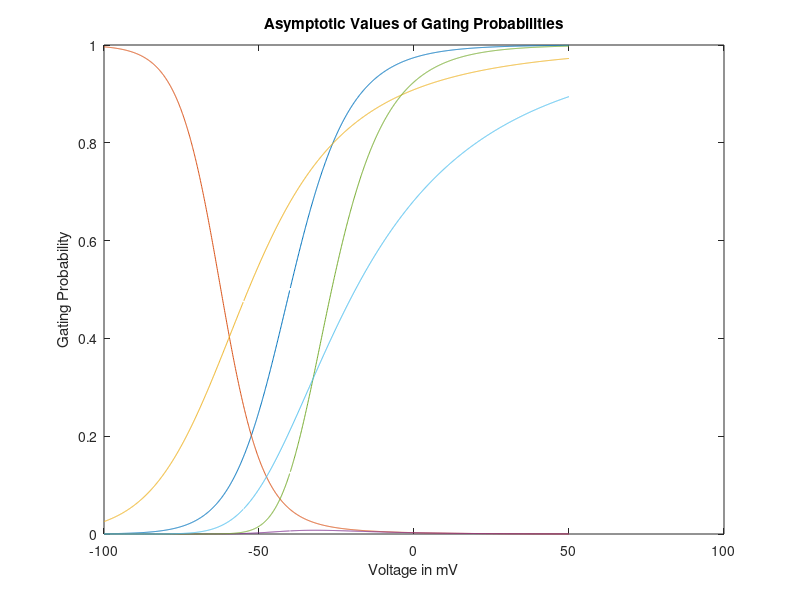

Reproduce this figure in MATLAB. (Note: this script raises an error after producing the figure.)
% The equations below are from the Hodgkin-Huxley model (note that the paramaters
% are such that the units for membrane voltage are millivolts (mV)).

v=[-100:.1:50]';                            % make a column vector for v=v_mem
a_m  = -0.1*(40+v)./(exp(-(40+v)/10)-1);    % a & b are intermediate variables
b_m  = 4*exp(-(v+65)/18);
m_inf = a_m./(a_m+b_m);  % m_inf = "m-infinity" = the asymptotic value of m

m_inf_3 = m_inf.^3

a_h  = 0.07*exp(-(v+65)/20);
b_h  = 1./(exp(-(35+v)/10)+1);
h_inf = a_h./(a_h+b_h);% h_inf = "h-infinity" = the asymptotic value of h

m3_h_inf = (m_inf.^3).*h_inf;

a_n  = -0.01*(55+v)./(exp(-(55+v)/10)-1);
b_n  = 0.125*exp(-(v+65)/80);
n_inf = a_n./(a_n+b_n);% n_inf = "n-infinity" = the asymptotic value of n

n_inf_4 = n_inf.^4;


figure; plot(v,[m_inf,h_inf,n_inf, m3_h_inf, m_inf_3, n_inf_4])         % be sure to add axis labels & a legend to this plot as well as the traces for m^3, m^3*h, & n^4

title('Asymptotic Values of Gating Probabilities');
xlabel('Voltage in mV')
ylabel('Gating Probability')

%----------------------------  Problems 2 & 3  ----------------------------

% make sure that you look at y.a, y.b, etc, that are displayed in the MATLAB command window when this code
% is run, as this text display shows the solutions to the differential equations we're defining below.

% 1-step reaction kinetics
y = dsolve('Da = -k*a', 'a(0) = 1', 'Db = k*a', 'b(0) = 0', 't');
disp('kinetics for 1-step rxn:'); disp(y.a); disp(y.b);
k=2; t=[0:.001:4]';
figure;
subplot(2,1,1); plot(t,1./exp(k*t));
subplot(2,1,2); plot(t,1 - 1./exp(k*t));
ylabel_list = {'a(t)','b(t)'};
for k=1:2, subplot(2,1,k); xlabel('Time'); ylabel(ylabel_list{k}); ylim([0 1]); end
subplot(2,1,1); title('Reactions kinetics for a --> b')

% 2-step reaction kinetics
y = dsolve('Da = -k*a', 'a(0) = 1', 'Db = k*a-k*b', 'b(0) = 0','Dc = k*b', 'c(0)=0','t');
disp('kinetics for 2-step rxn:'); disp(y.a); disp(y.b); disp(y.c)
k=2; t=[0:.001:4]';
figure;
subplot(3,1,1); plot(t,1./exp(k*t));
subplot(3,1,2); plot(t,(k*t)./exp(k*t));
subplot(3,1,3); plot(t,1 - (k*t)./exp(k*t) - 1./exp(k*t));
ylabel_list = {'a(t)','b(t)','c(t)'};
for k=1:3, subplot(3,1,k); xlabel('Time'); ylabel(ylabel_list{k}); ylim([0 1]); end
subplot(3,1,1); title('Reactions kinetics for a --> b --> c')


% Part 2d)

% plotting Response Time vs Steps
N = [1:5];
response_time = [0.5, 1, 1.4, 1.7, 2];

figure;
plot(N, response_time,'*');
title('Response Time vs. Steps')
xlabel('Steps')
ylabel('Response Time (s)')


%------------ Problem 3 -------------------

% plotting Response Time vs Steps
N = [1:5];
response_time = [0.62, 0.72, 0.83, 0.90, 0.95];

figure;
plot(N, response_time,'*');
title('Response Time vs. Steps')
xlabel('Steps')
ylabel('Response Time (s)')



%----------------------------  Problem 5  ----------------------------

[t,y] = run_hh_model(20,100,0.1);

[v,m,h,n,I] = deal(y(:,1),y(:,2),y(:,3),y(:,4),y(:,5));

figure;
hold on;
plot(t,v); ylabel('Membrane Voltage in mV');
title('What happens in Action Potentials');
xlabel('time in ms')

[t,y] = run_hh_model(20,36,0.1);

[v,m,h,n,I] = deal(y(:,1),y(:,2),y(:,3),y(:,4),y(:,5));
plot(t,v,'r');

hold off;
